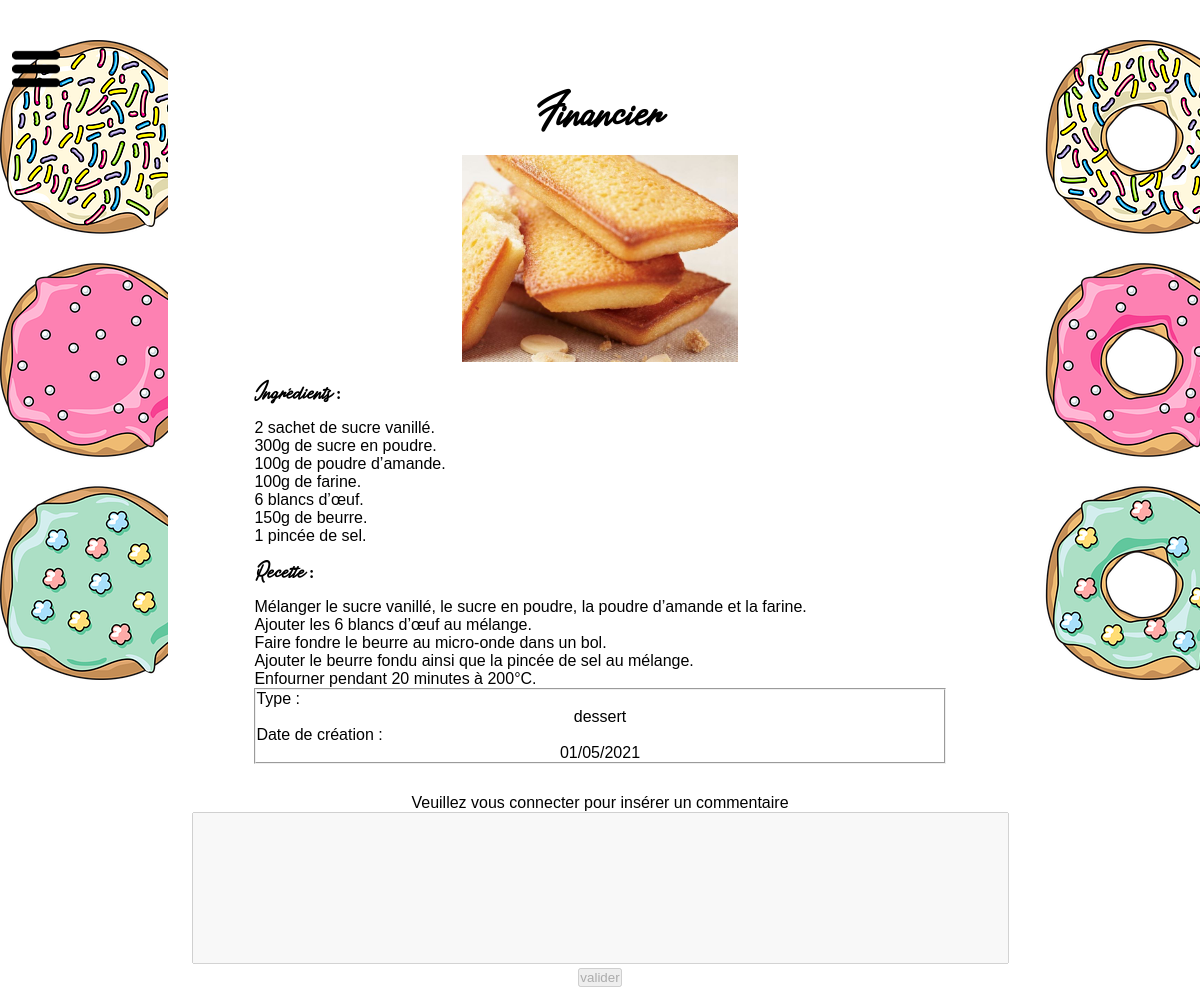
The page /PHP/article.php?article=4 on the database its author committed.
### tables this page shows
CREATE TABLE `articles` (
  `id` int(11) NOT NULL,
  `titre` varchar(45) NOT NULL,
  `type` varchar(20) NOT NULL,
  `ingrédients` text NOT NULL,
  `recette` text NOT NULL,
  `img` varchar(20) NOT NULL,
  `dates` date NOT NULL DEFAULT current_timestamp()
);

### PHP/article.php (the view, shortened to what this page needs)
<?php
        if(isset($_SESSION['email'])){
          $chemin1="PHP/myspace.php";
          $com="Donnez nous votre avis";
          if(isset($_POST['valider'])){
            $connexion=mysqli_connect("localhost","root","","projet");
            echo mysqli_connect_error();
            $email=$_SESSION['email'];
            $requete = "SELECT * FROM Personnes WHERE email = '$email'";
            $res = mysqli_query($connexion,$requete);
            $user = mysqli_fetch_array($res);
            $id=$_GET['article'];
            $auteur=$user['nom']." ".$user['prenom'];
            $texte = $_POST['commentaire'];
            $texte = addslashes($texte);
            $req ="INSERT INTO commentaire (id_article, auteur, texte) VALUES('$id','$auteur','$texte')";
            mysqli_query($connexion,$req);
            mysqli_close($connexion);
            header("location:article.php?article=$id");
          }
        }else{
          $chemin1="PHP/connexion.php";
          $com="Veuillez vous connecter pour insérer un commentaire";
          $error="Pas connecté";
        }
?>
<!DOCTYPE html>
<html lang="fr">
  <head>
    <link rel="stylesheet" href="../CSS/article.css"/>
  </head>
  <body>
    <div class="bacgauche"></div>
    <div class="bacdroite"></div>
    <div id="wrap">
      <header class="header">
        <nav class="nav">
          <a href="#wrap" id="open">
            <img src="../images/burger.png" alt=""/>
          </a>
          <h1><a href="../">Menu</a></h1>
          <a href="../<?php echo($chemin1) ?>" TARGET=_BLANK>Mon compte</a>
          <a href="../PHP/newarticle.php">Nouvel article</a>
          <a href="../PHP/info.php">à propos</a>
        </nav>
      </header>
    </div>
    <div class="corp">
        <?php
          $connexion=mysqli_connect("localhost","root","","projet");
          $id=$_GET['article'];
          $reqarticle = mysqli_query($connexion, "SELECT * FROM articles WHERE id = '$id'");
          if($reqarticle){
            $article = mysqli_fetch_array($reqarticle);
            echo("<div id='div_cont'>");
            echo("<h2>".$article['titre']."</h2>");
            echo("<img src='../images/".$article['img'].".jpg' alt=''/>");
            echo("<h3>Ingrédients :</h3>");
            echo nl2br("<p>".$article['ingrédients']."</p>");
            echo("<h3>Recette :</h3>");
            echo nl2br("<p>".$article['recette']."</p>");
            echo("<fieldset>");
            echo("<p>Type :</p>");
            echo($article['type']);
            echo("<p>Date de création :</p>");
            echo(implode('/', array_reverse(explode('-', $article['dates']))));
            echo("</fieldset>");
            echo("</div>");
          }
        ?>
        <form method="post">
            <p><label for="commentaire"><?php echo($com);?></label> <br/>
                <textarea id="commentaire" name="commentaire" rows="10" cols="100" <?php if(isset($error)){echo("disabled='disabled'"); } ?> ></textarea></p>
            <p><input type="submit" name="valider" value="valider" class="boutons" <?php if(isset($error)){echo("disabled='disabled'"); } ?>/></p>
        </form>
    </div>
  </body>
</html>

### CSS/article.css (style rules this page uses)
* { margin: 0px; padding: 0px; font-family: Avenir, sans-serif; }
.bacgauche { min-width:14%; min-height: 100%; left:0px; z-index:0; position:fixed; background-image:url(../images/bacgauche.png); width:14%; height: auto; background-repeat: no-repeat; }
.bacdroite { min-width:14%; min-height: 100%; right:0px; z-index:0; position:fixed; background-image:url(../images/bacdroite.png); width:14%; height: auto; background-repeat: no-repeat; }
.corp { background-color:white; margin: auto; width: 72%; height:100%; }
.corp:not(#div_cont) { text-align:center; }
#wrap { font-family: sans-serif; font-size: 21px; line-height: 1.6; position: fixed; top : 10px; left: 10px ; margin: 0; display: flex; color: #0f0; transition: transform .4s cubic-bezier(.25, .1, .25, 1); }
#wrap:not(:target) { transform: translate3d(-335px, 0, 0); background: transparent; }
#open, #close { height: 44px; text-align: right; display: block; margin-right: -30px; }
.nav a { color: white; text-decoration: none; display: block; }
.header { width: 360px; padding: 0 20px; display:inline-block; vertical-align:top; }
.nav { padding: 25px; }
.nav a { display: block; text-decoration: none; color: white; border-bottom: 2px solid transparent; padding: 10px 0px; }
#div_cont { width:80%; margin:auto; margin-top:40px; padding: 30px; }
#div_cont img { width: 40%; height: auto; }
#div_cont p, h3 { text-align:left; }
#div_cont { text-align: center; }
#div_cont h2, h3 { padding-bottom:10px; padding-top:10px; }
form { text-align:center; }
textarea { resize:none; }
#div_cont h2 { font-family: "Travel Light Personal Use"; font-size: 2em; }
#div_cont h3 { font-family: "Travel Light Personal Use"; font-size: 1em; }

### rows shown on the page
articles: titre "Financier", img (picture), ingrédients "2 sachet de sucre vanillé. 300g de sucre en poudre. 100g de poudre d’amande. 100g de farine. 6 blancs d’œuf. 150g de beurre. 1 pincée de sel.", recette "Mélanger le sucre vanillé, le sucre en poudre, la poudre d’amande et la farine. Ajouter les 6 blancs d’œuf au mélange. Faire fondre le beurre au micro-onde dans un bol. Ajouter le beurre fondu ainsi que la pincée de sel au mélange. Enfourner pendant 20 minutes à 200°C.", type "dessert", dates "01/05/2021"

### other values the page prints
$com "Veuillez vous connecter pour insérer un commentaire"
